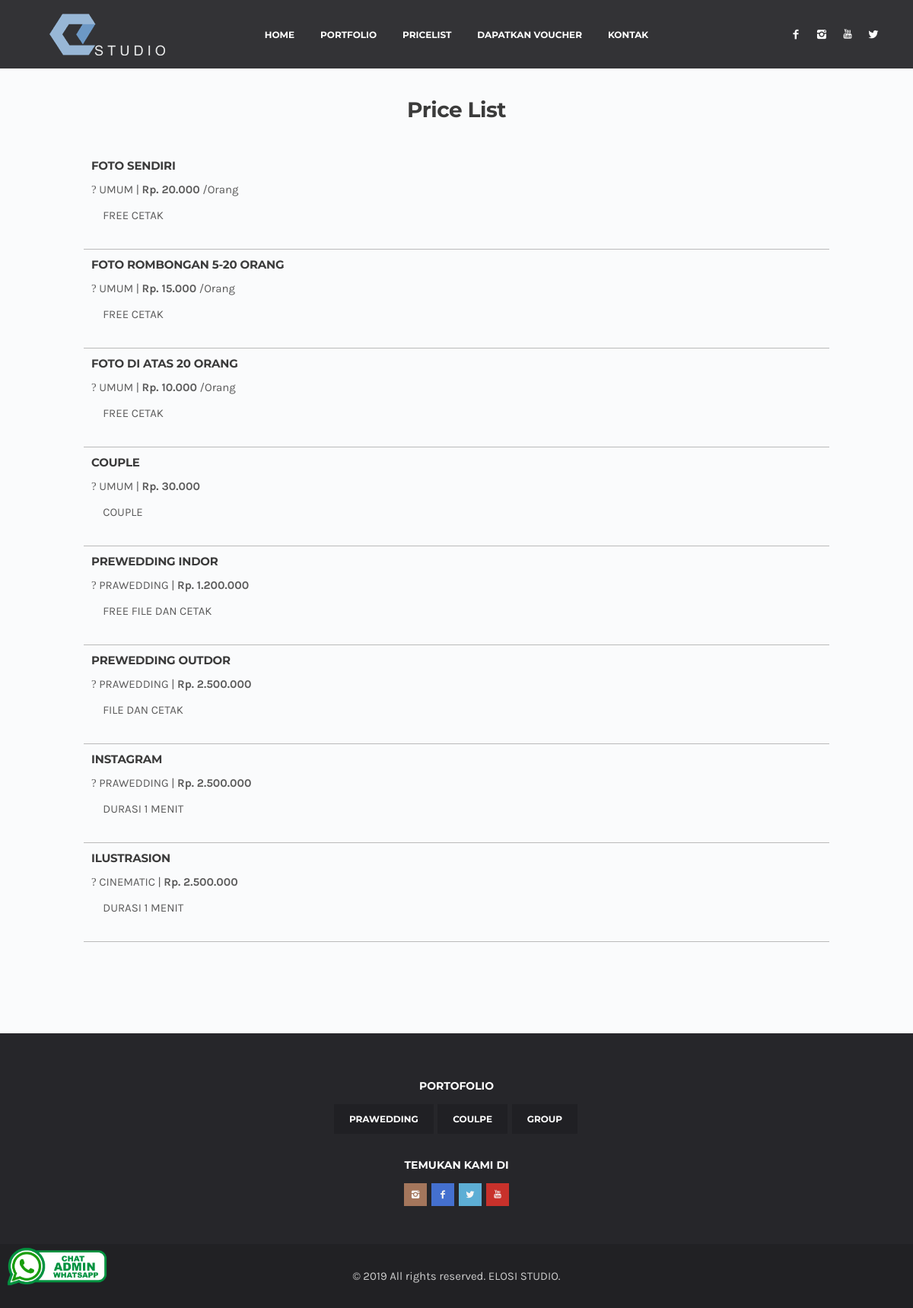
The app's page /pricelist.html with its own data.
### tables this page shows
CREATE TABLE `paket_layanan`  (
  `id_layanan` int(11) NOT NULL AUTO_INCREMENT,
  `layanan` varchar(100) NULL DEFAULT NULL,
  `harga` int(11) NULL DEFAULT NULL,
  `harga_per_kepala` int(11) NULL DEFAULT NULL,
  `keterangan` text NULL,
  `id_kategori` int(11) NULL DEFAULT NULL,
  PRIMARY KEY (`id_layanan`) USING BTREE
);

CREATE TABLE `kategori`  (
  `id_kategori` int(11) NOT NULL AUTO_INCREMENT,
  `kategori` varchar(100) NULL DEFAULT NULL,
  `is_delete` int(11) NULL DEFAULT NULL,
  PRIMARY KEY (`id_kategori`) USING BTREE
);

CREATE TABLE `portofolio`  (
  `id_portofolio` int(11) NOT NULL AUTO_INCREMENT,
  `nama` varchar(255) NULL DEFAULT NULL,
  `keterangan` text NULL,
  PRIMARY KEY (`id_portofolio`) USING BTREE
);

### application/modules/front/libraries/Template.php (called while the page is built)
<?php defined('BASEPATH') OR exit('No direct script access allowed');
class Template
{
  private $CI;
  private $temp_title = null ;
  function __construct()
  {
    $this->CI =& get_instance();
  }
  public function set_title($title)
  {
    $this->temp_title = $title;
  }
  public function  view($view_name, $params = array(),$default=true)
  {
    if ($default) {
      $header_params['title'] = $this->temp_title;
      $this->CI->load->view('header',$header_params);
      $this->CI->load->view($view_name,$params);
      $this->CI->load->view('footer');
    }else {
      $this->CI->load->view($view_name,$params);
    }
  }
}

### application/modules/front/controllers/Pricelist.php (called while the page is built, shortened)
<?php
class Pricelist extends CI_Controller{
  function index()
  {
    $this->template->set_title("Pricelist");
    $data['layanan']  = $this->model->get_data();
    $this->template->view("content/pricelist/index",$data);
  }
}

### index.php (called while the page is built, shortened)
<?php
require_once BASEPATH.'core/CodeIgniter.php';

### application/modules/front/models/Pricelist_model.php (called while the page is built, shortened)
<?php
class Pricelist_model extends CI_Model{
  function get_data()
  {
    return $this->db->select("kategori.kategori,
                              kategori.is_delete,
                              paket_layanan.id_layanan,
                              paket_layanan.layanan,
                              paket_layanan.harga,
                              paket_layanan.harga_per_kepala,
                              paket_layanan.keterangan,
                              paket_layanan.id_kategori")
                    ->from("paket_layanan")
                    ->join("kategori","kategori.id_kategori = paket_layanan.id_kategori","left")
                    ->order_by("kategori.kategori","DESC")
                    ->get()
                    ->result();
  }
}

### application/helpers/front_helper.php (called while the page is built)
<?php defined('BASEPATH') OR exit('No direct script access allowed');
function profile($field){
  $ci=get_instance();
  $row = $ci->db->get_where("setting",["id"=>999])->row();
  return $row->$field;
}
function format_rupiah($int)
{
  return number_format($int, 0, ',', '.');
}

### application/modules/front/views/content/pricelist/index.php (the view, shortened to what this page needs)
<div class="light-wrapper">
  <div class="container inner">
    <h3 class="section-title text-center m-t-30">Price List</h3>
    <div class="row">
      <div class="thin" style="padding:20px;">
        <table class="table-detail">
          <?php foreach ($layanan as $price): ?>
          <tr>
            <td>
              <h5><?=strtoupper($price->layanan)?></h5>
                <i class="budicon-bookmark"></i> <?=strtoupper($price->kategori)?> |
                <b>Rp. <?=format_rupiah($price->harga)?></b> <?=$price->harga_per_kepala==1 ? "/Orang":""?>
                <p  style="padding:10px 0 2px 0;"><i class="budicon-notebook"></i> <?=strtoupper($price->keterangan)?></p>
            </td>
          </tr>
        <?php endforeach; ?>
        </table>
      </div>
    </div>
  </div>
</div>

### application/modules/front/views/footer.php (shortened to what this page needs)
  <footer class="footer inverse-wrapper">
    <div class="container inner">
      <div class="row text-center">
        <div class="col-sm-12">
          <div class="widget">
            <h4 class="widget-title">Portofolio</h4>
            <ul class="tag-list">
              <?php $portofolio = $this->db->get("portofolio"); ?>
              <?php foreach ($portofolio->result() as $portofolio): ?>
                <li><a href="<?=site_url("portofolio/$portofolio->id_portofolio/$portofolio->nama")?>" class="btn"><?=$portofolio->nama?></a></li>
              <?php endforeach; ?>
            </ul>
          </div>
          <div class="widget">
            <h4 class="widget-title">TEMUKAN KAMI DI</h4>
            <ul class="social">
              <li><a href="<?=profile("instagram")?>" target="_blank"><i class="icon-s-instagram"></i></a></li>
              <li><a href="<?=profile("facebook")?>" target="_blank"><i class="icon-s-facebook"></i></a></li>
              <li><a href="#"><i class="icon-s-twitter"></i></a></li>
              <li><a href="#"><i class="icon-s-youtube"></i></a></li>
            </ul>
          </div>
        </div>
      </div>
    </div>
    <div class="sub-footer">
      <div class="container inner">
        <p class="text-center">© <?=date("Y")?> All rights reserved. <a href="<?=site_url()?>"><?=strtoupper(profile("title"))?></a>.</p>
      </div>
    </div>
  </footer>
  <?php
    $no = substr(profile("telepon"),1);
    $mobile=$this->agent->is_mobile();
    if($mobile){
      $url_wa = "https://wa.me/+62".$no."/?text=";
    }else {
      $url_wa = "https://web.whatsapp.com/send?phone=+62".$no."&amp;text=";
    }
   ?>
  <div id="wacht-baixo">
    <a href="<?=$url_wa?>" onclick="gtag('event', 'WhatsApp', {'event_action': 'whatsapp_chat', 'event_category': 'Chat', 'event_label': 'Chat_WhatsApp'});" target="_blank">
      <img src="<?=base_url()?>temp/wa_tb.png" alt="">
    </a>
  </div>
</main>
</body>
</html>

### temp/front/custom.css (style rules this page uses)
.m-t-30 { margin-top: 30px !important; }
.tag-list li a.btn { margin: 0 2px 2px 0; }

### temp/front/css/color/blue.css (style rules this page uses)
a { color: #70aed2; }
.btn, .vanilla-form label.custom-select span { background: #70aed2; }

### application/modules/front/views/header.php (style rules this page uses)
#wacht-baixo a { font-size: 14px; position: fixed; z-index: 9999; left: 0; float: left; bottom: 20px; border-radius: 20px 0 0 0; margin-top: -25px; cursor: pointer; min-width: 50px; max-width: 150px; color: #fff; text-align: center; padding: 10px; margin: 0 auto 0 auto; -webkit-transition: All 0.5s ease; -moz-transition: All 0.5s ease; -o-transition: All 0.5s ease; -ms-transition: All 0.5s ease; transition: All 0.5s ease; }

### application/modules/front/views/content/pricelist/index.php (style rules this page uses)
.table-detail { width: 100%; }
.table-detail td { padding: 10px; border-bottom: 1px solid #bababa; }

### records on screen
paket_layanan: layanan "FOTO SENDIRI", id_kategori.kategori "UMUM", harga "20.000", harga_per_kepala "/Orang", keterangan "FREE CETAK"
paket_layanan: layanan "FOTO ROMBONGAN 5-20 ORANG", id_kategori.kategori "UMUM", harga "15.000", harga_per_kepala "/Orang", keterangan "FREE CETAK"
paket_layanan: layanan "FOTO DI ATAS 20 ORANG", id_kategori.kategori "UMUM", harga "10.000", harga_per_kepala "/Orang", keterangan "FREE CETAK"
paket_layanan: layanan "COUPLE", id_kategori.kategori "UMUM", harga "30.000", keterangan "COUPLE"
paket_layanan: layanan "PREWEDDING INDOR", id_kategori.kategori "PRAWEDDING", harga "1.200.000", keterangan "FREE FILE DAN CETAK"
paket_layanan: layanan "PREWEDDING OUTDOR", id_kategori.kategori "PRAWEDDING", harga "2.500.000", keterangan "FILE DAN CETAK"
paket_layanan: layanan "INSTAGRAM", id_kategori.kategori "PRAWEDDING", harga "2.500.000", keterangan "DURASI 1 MENIT"
paket_layanan: layanan "ILUSTRASION", id_kategori.kategori "CINEMATIC", harga "2.500.000", keterangan "DURASI 1 MENIT"
portofolio: nama "PRAWEDDING"
portofolio: nama "COULPE"
portofolio: nama "GROUP"

### other values on screen
profile("title") "ELOSI STUDIO"
